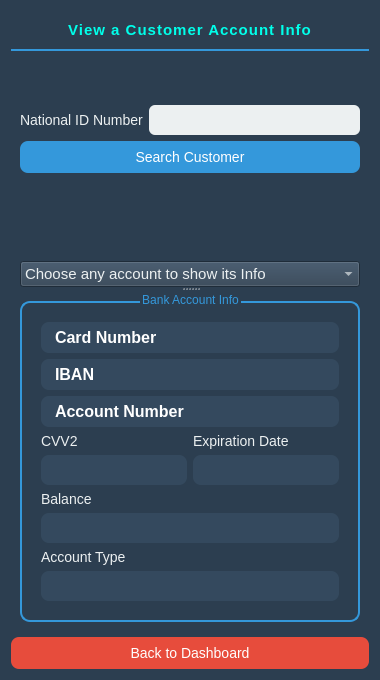
<?xml version="1.0" encoding="UTF-8"?>
<ui version="4.0">
 <class>ViewSpecificCustomerAccount</class>
 <widget class="QWidget" name="ViewSpecificCustomerAccount">
  <property name="geometry">
   <rect>
    <x>0</x>
    <y>0</y>
    <width>380</width>
    <height>680</height>
   </rect>
  </property>
  <property name="minimumSize">
   <size>
    <width>380</width>
    <height>680</height>
   </size>
  </property>
  <property name="maximumSize">
   <size>
    <width>380</width>
    <height>680</height>
   </size>
  </property>
  <property name="windowTitle">
   <string>ViewSpecificCustomerAccount</string>
  </property>
  <property name="styleSheet">
   <string notr="true">QWidget {
    background-color: #2c3e50;
    font-family: &quot;Segoe UI&quot;, sans-serif;
    color: #ecf0f1;
}


QLabel {
    font-size: 14px;
}

QLabel#name_2, QLabel#id_2, QLabel#Balance_2, QLabel#account_type_2,
QLabel#CN_2, QLabel#AN_2, QLabel#IBAN_2, QLabel#CCV2_2, QLabel#Date_2 {
    font-weight: bold;
    font-size: 16px;
    color: #ffffff;
    background-color: #34495e;
    padding: 6px 10px;
    border-radius: 8px;
}


QGroupBox {
    border: 2px solid #3498db;
    border-radius: 10px;
    margin-top: 10px;
    padding: 10px;
}

QGroupBox::title {
    color: #3498db;
    font-size: 16px;
    font-weight: bold;
}

QLineEdit {
    background-color: #ecf0f1;
    color: #2c3e50;
    padding: 6px;
    border-radius: 6px;
    font-size: 14px;
}


QPushButton {
    background-color: #3498db;
    color: white;
    font-size: 14px;
    padding: 8px 16px;
    border: none;
    border-radius: 8px;
}

QPushButton:hover {
    background-color: #2980b9;
}

QPushButton#logoutButton {
    background-color: #e74c3c;
}

QPushButton#logoutButton:hover {
    background-color: #c0392b;
}
</string>
  </property>
  <layout class="QVBoxLayout" name="verticalLayout_3">
   <item>
    <widget class="QLabel" name="LL">
     <property name="sizePolicy">
      <sizepolicy hsizetype="Preferred" vsizetype="Fixed">
       <horstretch>0</horstretch>
       <verstretch>0</verstretch>
      </sizepolicy>
     </property>
     <property name="styleSheet">
      <string notr="true">QLabel {
    font-size: 15px;
    font-weight: bold;
    color: rgb(0, 255, 234);
    padding: 10px 0;
    border-bottom: 2px solid #3498db;
    letter-spacing: 1px;
}
</string>
     </property>
     <property name="text">
      <string>View a Customer Account Info</string>
     </property>
     <property name="alignment">
      <set>Qt::AlignmentFlag::AlignCenter</set>
     </property>
    </widget>
   </item>
   <item>
    <widget class="QWidget" name="widget" native="true">
     <layout class="QGridLayout" name="gridLayout">
      <item row="0" column="0">
       <layout class="QVBoxLayout" name="verticalLayout_2">
        <item>
         <spacer name="verticalSpacer_2">
          <property name="orientation">
           <enum>Qt::Orientation::Vertical</enum>
          </property>
          <property name="sizeHint" stdset="0">
           <size>
            <width>20</width>
            <height>40</height>
           </size>
          </property>
         </spacer>
        </item>
        <item>
         <layout class="QVBoxLayout" name="verticalLayout">
          <item>
           <layout class="QHBoxLayout" name="horizontalLayout">
            <item>
             <widget class="QLabel" name="label_2">
              <property name="text">
               <string>National ID Number</string>
              </property>
             </widget>
            </item>
            <item>
             <widget class="QLineEdit" name="ID_Line"/>
            </item>
           </layout>
          </item>
          <item>
           <widget class="QPushButton" name="search_btn">
            <property name="text">
             <string>Search Customer</string>
            </property>
           </widget>
          </item>
         </layout>
        </item>
        <item>
         <spacer name="verticalSpacer">
          <property name="orientation">
           <enum>Qt::Orientation::Vertical</enum>
          </property>
          <property name="sizeHint" stdset="0">
           <size>
            <width>20</width>
            <height>40</height>
           </size>
          </property>
         </spacer>
        </item>
       </layout>
      </item>
     </layout>
    </widget>
   </item>
   <item>
    <widget class="QWidget" name="widget_2" native="true">
     <layout class="QGridLayout" name="gridLayout_4">
      <item row="1" column="0">
       <widget class="QSplitter" name="splitter">
        <property name="orientation">
         <enum>Qt::Orientation::Vertical</enum>
        </property>
        <widget class="QComboBox" name="comboBox">
         <property name="sizePolicy">
          <sizepolicy hsizetype="Preferred" vsizetype="Fixed">
           <horstretch>0</horstretch>
           <verstretch>0</verstretch>
          </sizepolicy>
         </property>
         <property name="font">
          <font>
           <family>Segoe UI</family>
           <pointsize>11</pointsize>
          </font>
         </property>
         <item>
          <property name="text">
           <string>Choose any account to show its Info</string>
          </property>
         </item>
        </widget>
        <widget class="QGroupBox" name="groupBox">
         <property name="title">
          <string>Bank Account Info</string>
         </property>
         <property name="alignment">
          <set>Qt::AlignmentFlag::AlignCenter</set>
         </property>
         <layout class="QGridLayout" name="gridLayout_3">
          <item row="0" column="0">
           <widget class="QLabel" name="CN_2">
            <property name="text">
             <string>Card Number</string>
            </property>
           </widget>
          </item>
          <item row="1" column="0">
           <widget class="QLabel" name="IBAN_2">
            <property name="text">
             <string>IBAN</string>
            </property>
           </widget>
          </item>
          <item row="2" column="0">
           <widget class="QLabel" name="AN_2">
            <property name="text">
             <string>Account Number</string>
            </property>
           </widget>
          </item>
          <item row="3" column="0">
           <layout class="QHBoxLayout" name="horizontalLayout_6">
            <item>
             <widget class="QLabel" name="label_7">
              <property name="text">
               <string>CVV2</string>
              </property>
             </widget>
            </item>
            <item>
             <widget class="QLabel" name="label_8">
              <property name="text">
               <string>Expiration Date</string>
              </property>
             </widget>
            </item>
           </layout>
          </item>
          <item row="4" column="0">
           <layout class="QHBoxLayout" name="horizontalLayout_7">
            <item>
             <widget class="QLabel" name="CCV2_2">
              <property name="text">
               <string/>
              </property>
             </widget>
            </item>
            <item>
             <widget class="QLabel" name="Date_2">
              <property name="text">
               <string/>
              </property>
             </widget>
            </item>
           </layout>
          </item>
          <item row="5" column="0">
           <widget class="QLabel" name="label_9">
            <property name="text">
             <string>Balance</string>
            </property>
           </widget>
          </item>
          <item row="6" column="0">
           <widget class="QLabel" name="Balance_2">
            <property name="text">
             <string/>
            </property>
           </widget>
          </item>
          <item row="7" column="0">
           <widget class="QLabel" name="label_10">
            <property name="text">
             <string>Account Type</string>
            </property>
           </widget>
          </item>
          <item row="8" column="0">
           <widget class="QLabel" name="account_type_2">
            <property name="text">
             <string/>
            </property>
           </widget>
          </item>
         </layout>
        </widget>
       </widget>
      </item>
      <item row="0" column="0">
       <layout class="QHBoxLayout" name="horizontalLayout_5">
        <item>
         <widget class="QLabel" name="name_label">
          <property name="font">
           <font>
            <family>Segoe UI</family>
            <pointsize>-1</pointsize>
           </font>
          </property>
          <property name="styleSheet">
           <string notr="true">font-size: 16px;
</string>
          </property>
          <property name="text">
           <string/>
          </property>
         </widget>
        </item>
        <item>
         <widget class="QLabel" name="id_label">
          <property name="font">
           <font>
            <family>Segoe UI</family>
            <pointsize>-1</pointsize>
            <bold>true</bold>
           </font>
          </property>
          <property name="styleSheet">
           <string notr="true">font-size: 16px;
</string>
          </property>
          <property name="text">
           <string/>
          </property>
         </widget>
        </item>
       </layout>
      </item>
     </layout>
    </widget>
   </item>
   <item>
    <widget class="QPushButton" name="logoutButton">
     <property name="text">
      <string>Back to Dashboard</string>
     </property>
    </widget>
   </item>
  </layout>
 </widget>
 <resources/>
 <connections/>
</ui>
